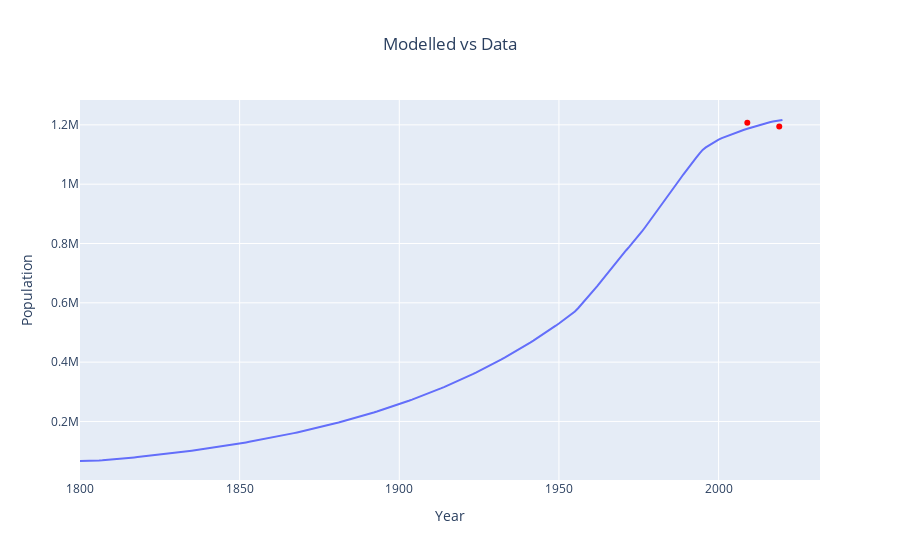

Source (notebook cell):
### Code cell
fig2_1 = px.line(
    derived_df_0,
    x=derived_df_0.index,
    y="total_population",
)
fig2_2 = px.scatter(x= plots['total_population']['times'], y = plots['total_population']['values'])
fig2_2.update_traces(marker=dict(color="red"))
fig2_3 = go.Figure(
    data=fig2_1.data + fig2_2.data,
)
fig2_3.update_layout(
    title="Modelled vs Data", title_x=0.5, xaxis_title="Year", yaxis_title="Population"
)
fig2_3.show()

### Figure 1 — Plotly figure (JSON) as saved in the notebook; plotly's stock layout.template omitted (floating-point values rounded to 4 significant figures; data arrays with more than 128 entries replaced by an {"elided": "..."} marker saying what was removed)
{"data": [{"hovertemplate": "index=%{x}<br>total_population=%{y}<extra></extra>", "legendgroup": "", "line": {"color": "#636efa", "dash": "solid"}, "marker": {"symbol": "circle"}, "mode": "lines", "name": "", "orientation": "v", "showlegend": false, "type": "scatter", "x": {"elided": "221 int values"}, "xaxis": "x", "y": {"elided": "221 float values"}, "yaxis": "y"}, {"hovertemplate": "x=%{x}<br>y=%{y}<extra></extra>", "legendgroup": "", "marker": {"color": "red", "symbol": "circle"}, "mode": "markers", "name": "", "orientation": "v", "showlegend": false, "type": "scatter", "x": [2009, 2019], "xaxis": "x", "y": [1207100, 1194300], "yaxis": "y"}], "layout": {"title": {"text": "Modelled vs Data", "x": 0.5}, "xaxis": {"title": {"text": "Year"}}, "yaxis": {"title": {"text": "Population"}}}}
